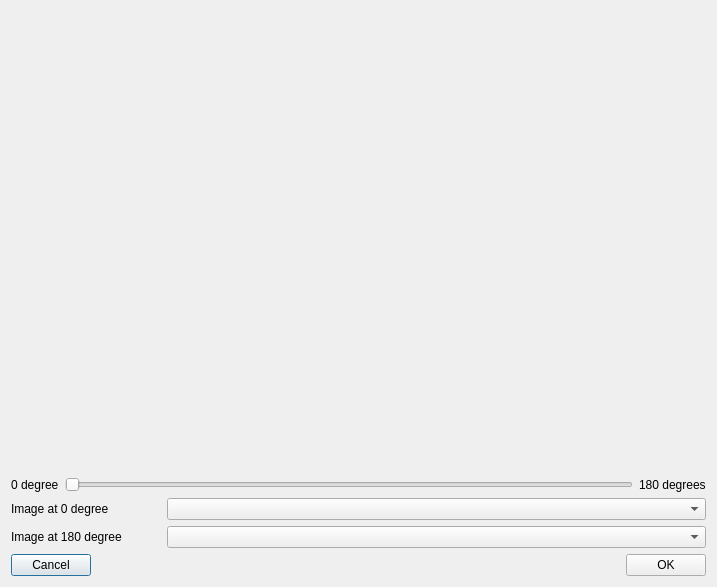
<?xml version="1.0" encoding="UTF-8"?>
<ui version="4.0">
 <class>Dialog</class>
 <widget class="QDialog" name="Dialog">
  <property name="windowModality">
   <enum>Qt::WindowModal</enum>
  </property>
  <property name="geometry">
   <rect>
    <x>0</x>
    <y>0</y>
    <width>717</width>
    <height>587</height>
   </rect>
  </property>
  <property name="windowTitle">
   <string>Dialog</string>
  </property>
  <layout class="QVBoxLayout" name="verticalLayout">
   <item>
    <widget class="QWidget" name="widget" native="true">
     <property name="sizePolicy">
      <sizepolicy hsizetype="Preferred" vsizetype="Expanding">
       <horstretch>0</horstretch>
       <verstretch>0</verstretch>
      </sizepolicy>
     </property>
    </widget>
   </item>
   <item>
    <layout class="QHBoxLayout" name="horizontalLayout">
     <item>
      <widget class="QLabel" name="label">
       <property name="text">
        <string>0 degree</string>
       </property>
      </widget>
     </item>
     <item>
      <widget class="QSlider" name="horizontalSlider">
       <property name="orientation">
        <enum>Qt::Horizontal</enum>
       </property>
      </widget>
     </item>
     <item>
      <widget class="QLabel" name="label_2">
       <property name="text">
        <string>180 degrees</string>
       </property>
      </widget>
     </item>
    </layout>
   </item>
   <item>
    <layout class="QGridLayout" name="gridLayout_2">
     <item row="0" column="0">
      <widget class="QLabel" name="center_of_rotation_0_degree_label">
       <property name="minimumSize">
        <size>
         <width>100</width>
         <height>0</height>
        </size>
       </property>
       <property name="maximumSize">
        <size>
         <width>150</width>
         <height>16777215</height>
        </size>
       </property>
       <property name="text">
        <string>Image at 0 degree</string>
       </property>
      </widget>
     </item>
     <item row="0" column="1">
      <widget class="QComboBox" name="center_of_rotation_0_degrees_comboBox"/>
     </item>
     <item row="1" column="0">
      <widget class="QLabel" name="center_of_rotation_180_degree_label">
       <property name="minimumSize">
        <size>
         <width>100</width>
         <height>0</height>
        </size>
       </property>
       <property name="maximumSize">
        <size>
         <width>150</width>
         <height>16777215</height>
        </size>
       </property>
       <property name="text">
        <string>Image at 180 degree</string>
       </property>
      </widget>
     </item>
     <item row="1" column="1">
      <widget class="QComboBox" name="center_of_rotation_180_degrees_comboBox"/>
     </item>
    </layout>
   </item>
   <item>
    <layout class="QHBoxLayout" name="horizontalLayout_2">
     <item>
      <widget class="QPushButton" name="pushButton">
       <property name="text">
        <string>Cancel</string>
       </property>
      </widget>
     </item>
     <item>
      <spacer name="horizontalSpacer">
       <property name="orientation">
        <enum>Qt::Horizontal</enum>
       </property>
       <property name="sizeHint" stdset="0">
        <size>
         <width>40</width>
         <height>20</height>
        </size>
       </property>
      </spacer>
     </item>
     <item>
      <widget class="QPushButton" name="pushButton_2">
       <property name="text">
        <string>OK</string>
       </property>
      </widget>
     </item>
    </layout>
   </item>
  </layout>
 </widget>
 <resources/>
 <connections/>
</ui>
